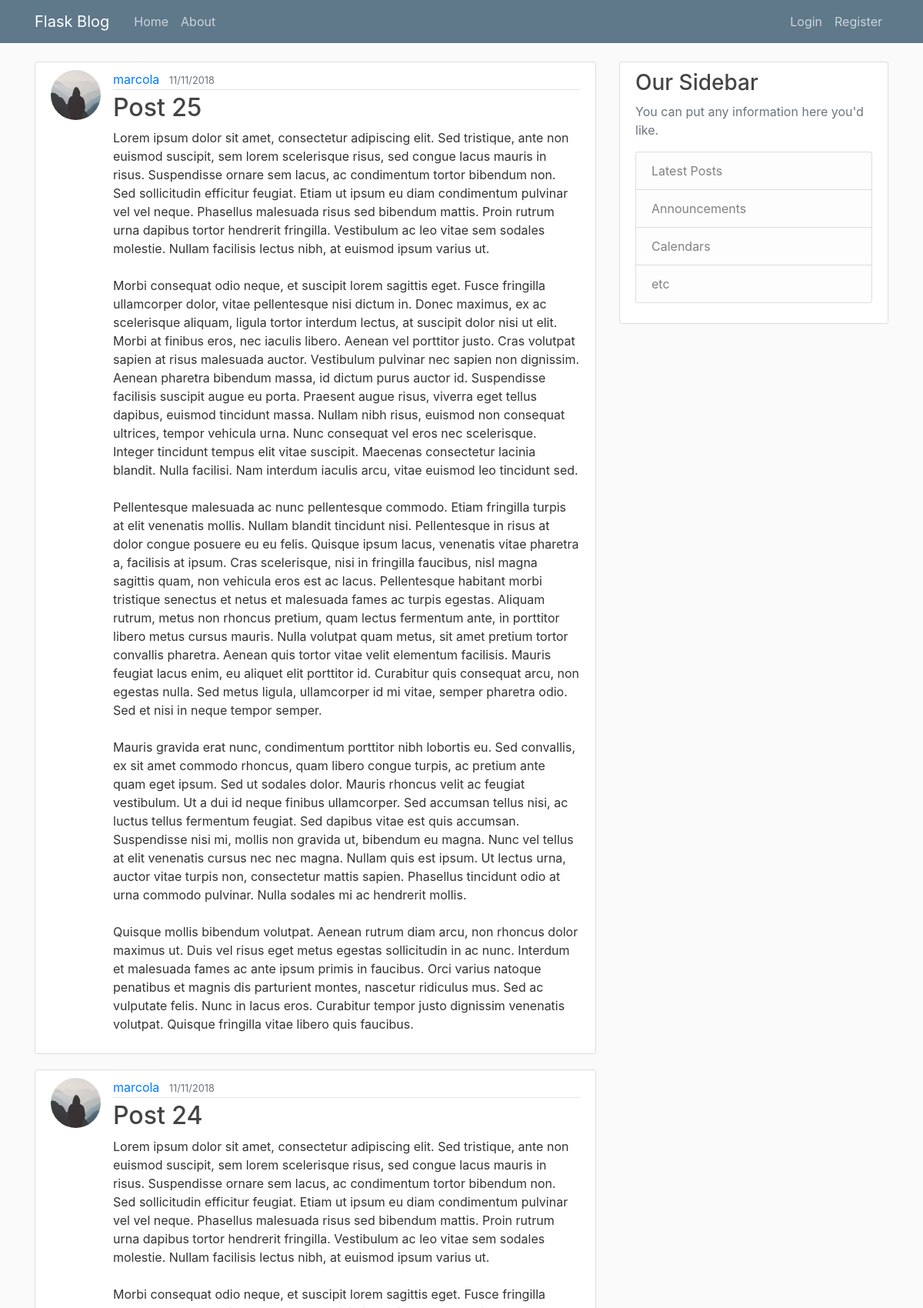
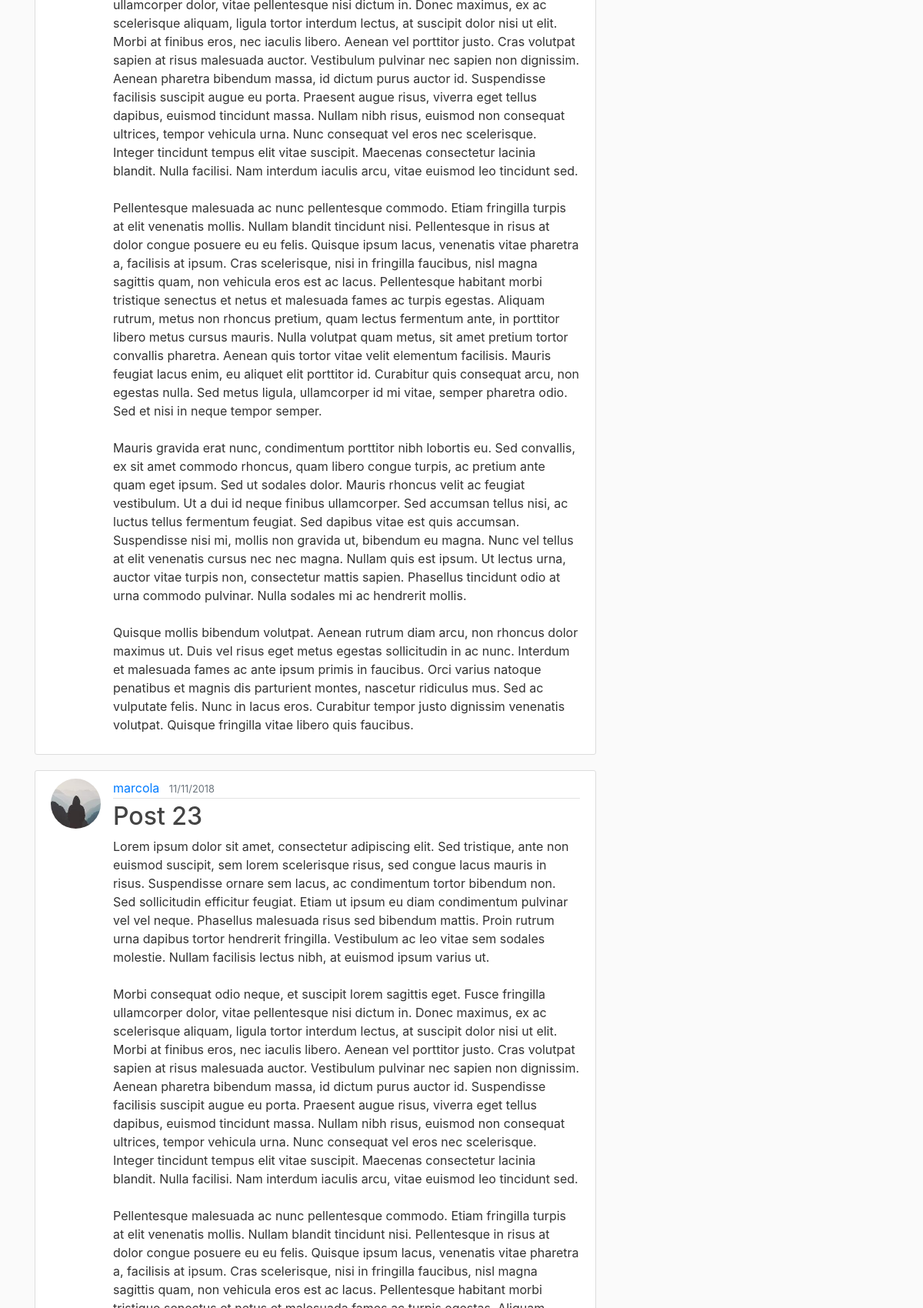
The page /home (upper part) on the database its author committed (2 pictures, top to bottom).
### flaskblog/models.py (models this page shows, shortened)
class Post(db.Model):
    id          = db.Column(db.Integer, primary_key=True)
    title       = db.Column(db.String(100), nullable=False)
    date_posted = db.Column(db.DateTime, nullable=False, default=datetime.utcnow)
    content     = db.Column(db.Text, nullable=False)
    user_id     = db.Column(db.Integer, db.ForeignKey('user.id'), nullable=False)

class User(db.Model, UserMixin):
    id          = db.Column(db.Integer, primary_key=True)
    username    = db.Column(db.String(20), unique=True, nullable=False)
    email       = db.Column(db.String(120), unique=True, nullable=False)
    image_file  = db.Column(db.String(20), nullable=False, default="default.jpg")
    password    = db.Column(db.String(60), nullable=False)
    posts       = db.relationship("Post", backref="author", lazy=True)

### flaskblog/main/routes.py (the view)
@main.route("/")
@main.route("/home")
def home():
    page = request.args.get('page', 1, type=int)
    posts = Post.query.order_by(Post.date_posted.desc()).paginate(page=page, per_page=5)
    return render_template("home.html", posts=posts)

### flaskblog/templates/home.html (shortened to what this page needs)
{% extends "layout.html" %}
{% block content %}
    {% for post in posts.items %}
        <article class="media content-section">
            <img class="rounded-circle article-img" src="{{ url_for('static', filename='profile_pics/'+post.author.image_file) }}">
            <div class="media-body">
                <div class="article-metadata">
                    <a class="mr-2" href="{{ url_for('users.user_posts', username=post.author.username) }}">{{ post.author.username }}</a>
                    <small class="text-muted">{{ post.date_posted.strftime('%d/%m/%Y') }}</small>
                </div>
                <h2><a class="article-title" href="{{ url_for('posts.post', post_id=post.id) }}">{{ post.title }}</a></h2>
                <p class="article-content">{{ post.content }}</p>
            </div>
        </article>
    {% endfor %}
{% endblock content %}

### flaskblog/static/main.css (style rules this page uses)
body { background: #fafafa; color: #333333; margin-top: 5rem; }
h1, h2, h3, h4, h5, h6 { color: #444444; }
.content-section { background: #ffffff; padding: 10px 20px; border: 1px solid #dddddd; border-radius: 3px; margin-bottom: 20px; }
.article-title { color: #444444; }
.article-content { white-space: pre-line; }
.article-img { height: 65px; width: 65px; margin-right: 16px; }
.article-metadata { padding-bottom: 1px; margin-bottom: 4px; border-bottom: 1px solid #e3e3e3 }

### rows shown on the page
Post: image_file (picture), author.username "marcola", date_posted "11/11/2018", title "Post 25", content "Lorem ipsum dolor sit amet, consectetur adipiscing elit. Sed tristique, ante non euismod suscipit, sem lorem scelerisque risus, sed congue lacus mauris in risus. Suspendisse ornare sem lacus, ac condimentum tortor bibendum non. Sed sollicitudin efficitur feugiat. Etiam ut ipsum eu diam condimentum pulvinar vel vel neque. Phasellus malesuada risus sed bibendum mattis. Proin rutrum urna dapibus tortor hendrerit fringilla. Vestibulum ac leo vitae sem sodales molestie. Nullam facilisis lectus nibh, at euismod ipsum varius ut. Morbi consequat odio neque, et suscipit lorem sagittis eget. Fusce fringilla ullamcorper dolor, vitae pellentesque nisi dictum in. Donec maximus, ex ac scelerisque…"
Post: image_file (picture), author.username "marcola", date_posted "11/11/2018", title "Post 24", content "Lorem ipsum dolor sit amet, consectetur adipiscing elit. Sed tristique, ante non euismod suscipit, sem lorem scelerisque risus, sed congue lacus mauris in risus. Suspendisse ornare sem lacus, ac condimentum tortor bibendum non. Sed sollicitudin efficitur feugiat. Etiam ut ipsum eu diam condimentum pulvinar vel vel neque. Phasellus malesuada risus sed bibendum mattis. Proin rutrum urna dapibus tortor hendrerit fringilla. Vestibulum ac leo vitae sem sodales molestie. Nullam facilisis lectus nibh, at euismod ipsum varius ut. Morbi consequat odio neque, et suscipit lorem sagittis eget. Fusce fringilla ullamcorper dolor, vitae pellentesque nisi dictum in. Donec maximus, ex ac scelerisque…"
Post: image_file (picture), author.username "marcola", date_posted "11/11/2018", title "Post 23"
